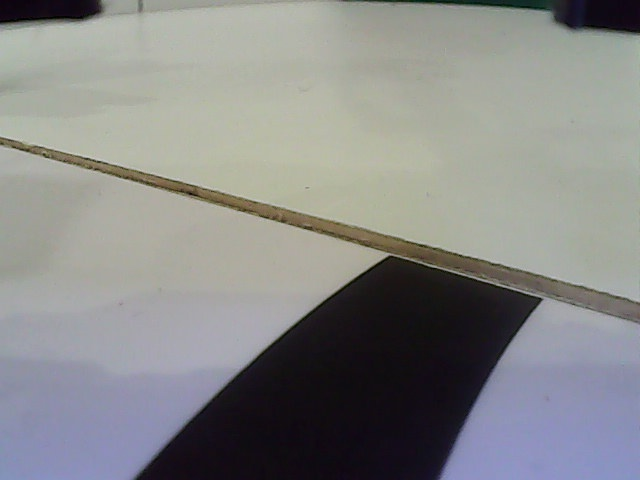
#> input picture old_bawty_sg/hsvcalibimagecurvelinegap.jpg, 640 x 480 px, given in place of the camera
$ python 'main(contours).py'
#> lines starting #> are read from the running program, lines starting #| are printed output that depends on the picture; after the words box and inside, x2 and y2 are one past the last pixel; in counts of white or black regions, pixels touching at a corner belong together
### old_bawty_sg/MultiThread.py
import cv2
from threading import Thread

class WebcamStream:

    def __init__(self, stream_id = 0):
#> called with stream_id = 0
        self.stream_id = stream_id
        print(self.stream_id)
        self.vcap = cv2.VideoCapture(self.stream_id)
        self.vcap.set(cv2.CAP_PROP_FOURCC, cv2.VideoWriter_fourcc('M', 'J', 'P', 'G'))
        # assert self.vcap.isOpened()

        if self.vcap.isOpened() is False:
            print('[Exiting]: Error accessing webcam stream. (MultiThread)')
            exit(0)

        #print fps
        # fps_input_stream = int(self.vcap.get(5))
        # print('FPS of input stream:', fps_input_stream)

        #reading a single frame from vcap stream for initialisation
        self.grabbed, self.frame = self.vcap.read()
#> self.frame is the input picture: shape (480, 640, 3); mean B, G, R 135.4, 136.4, 135.6
        if self.grabbed is False:
            print('[Exiting]: No more frames to read. (MultiThread)')
            exit(0)
        #self.stopped is initialised to False
        self.stopped = True
        #thread instantiation
        self.t = Thread(target=self.update, args=())
        self.t.daemon = True #daemon threads run in the background

    def start(self):
        self.stopped = False
        self.t.start()

    def update(self):
        while True:
            if self.stopped is True:
                break
            self.grabbed, self.frame = self.vcap.read()
            if self.grabbed is False:
                print('[Exiting]: No more frames to read. (MultiThread)')
                self.stopped = True
                break
        self.vcap.release()

    def read(self):
        return self.frame

    def stop(self):
        self.stopped = True

### old_bawty_sg/main(contours).py
import cv2
from MultiThread import WebcamStream
import numpy as np
import serial
import enum
import math

#* SERIAL
ser = serial.Serial("/dev/serial0", 9600)

#* CAMERAS START
bot_stream = WebcamStream(stream_id=0)
bot_stream.start()
bot_stream_frame = bot_stream.read()
bot_stream_width, bot_stream_height_org = bot_stream_frame.shape[1], bot_stream_frame.shape[0]
#> bot_stream_width = 640; bot_stream_height_org = 480
print("Bottom camera width:", bot_stream_width, "Camera height:", bot_stream_height_org)
#| Bottom camera width: 640 Camera height: 480

top_stream = WebcamStream(stream_id=2)
top_stream.start()
top_stream_frame = top_stream.read()
top_stream_width, top_stream_height_org = top_stream_frame.shape[1], top_stream_frame.shape[0]
#> top_stream_width = 640; top_stream_height_org = 480
print("Top camera width:", top_stream_width, "Camera height:", top_stream_height_org)
#| Top camera width: 640 Camera height: 480

#* LINE TRACK CONSTANTS
kp_lt = 1
height_lt = bot_stream_height_org
#> height_lt = 480
centre_x_lt = bot_stream_width/2
#> centre_x_lt = 320

black_kernel = np.ones((7, 7), np.uint8)

#~ Vectors
x_com = np.tile(np.linspace(-1., 1., bot_stream_width), (height_lt, 1)) #reps is (outside, inside)
y_com = np.array([[i] * bot_stream_width for i in np.linspace(1., 0, height_lt)])
x_linegap_com = x_com.copy()
#^ Glenda's method:
#~ Powering x component with respect to y
# x_com_scale = ((1-y_com) ** 0.3)
# x_com *= x_com_scale
#^ Kenneth's method:
#~ Powering x component
x_com[:, :int(bot_stream_width/2)] *= -1
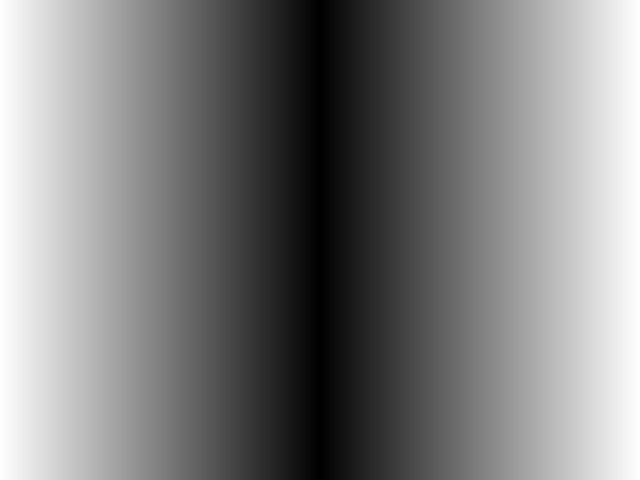
#> x_com: shape (480, 640) float64; min 0.00156, max 1, mean 0.501
x_com = x_com ** 1
x_com[:, :int(bot_stream_width/2)] *= -1
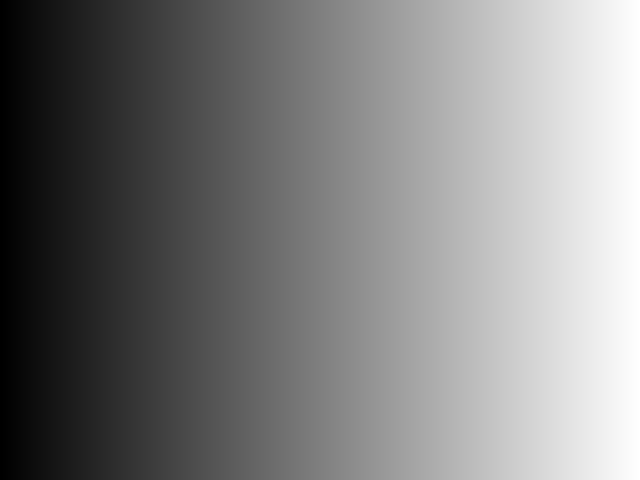
#> x_com: shape (480, 640) float64; min -1, max 1, mean 0; drawn with min black and max white
#~ Powering y component
# y_com = y_com ** 2

#~ Linegap Com
x_linegap_com[:, :int(bot_stream_width/2)] *= -1
x_linegap_com = x_linegap_com ** 0.1
x_linegap_com[:, :int(bot_stream_width/2)] *= -1
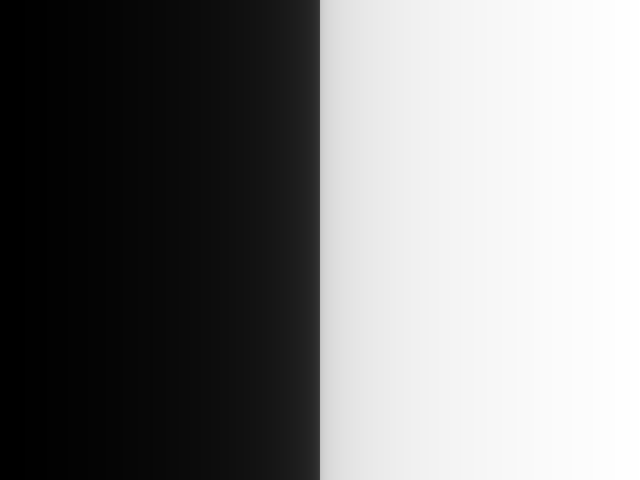
#> x_linegap_com: shape (480, 640) float64; min -1, max 1, mean 0; drawn with min black and max white

#~ Triangle mask
peak_triangle_gap = 0
peak_triangle_width = 60
triangle_margin = 20
mask_gap = np.zeros([height_lt, bot_stream_width], dtype="uint8")
points = np.array([[triangle_margin, 0], [bot_stream_width-triangle_margin, 0], [int(bot_stream_width/2+peak_triangle_width), int(height_lt-peak_triangle_gap)], [int(bot_stream_width/2-peak_triangle_width), int(height_lt-peak_triangle_gap)]])
cv2.fillConvexPoly(mask_gap, points, 255)
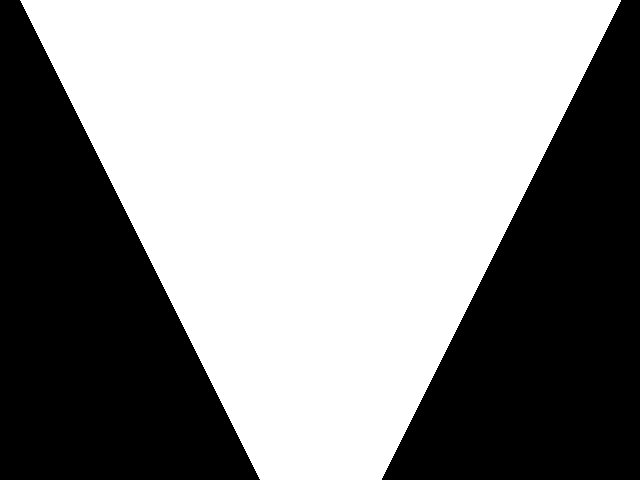
#> mask_gap: shape (480, 640); 56.5% white; 2 black regions, box (x1, y1, x2, y2) and area: (0, 0, 260, 480) 67200, (382, 0, 640, 480) 66480

#~ GS
gs_roi_h = 310 #the crop height for gs
gs_bksampleoffset = 10 #offset sample above green squares
gs_bksampleh = 40
gs_minbkpct = 0.35 #! to be tuned
gs_minarea = 4000 #min pixels
gs_erode_kernel = np.ones((3, 3), np.uint8)
redsilver_kernel = np.ones((7,7), np.uint8)

#~ Linegap
crop_h_bw = 93
crop_h_bw_gap = 110
gap_check_h = 170
horizon_crop_h = 40
crop_bh_silver = 100 #top camera
crop_th_silver = 180

#~ RK
b_minarea = 6000

#~ PID
rpm_setptlt = 40

#* EVAC CONSTANTS
crop_h_evac = 100
evac_height = top_stream_height_org-crop_h_evac
#> evac_height = 380
height_evac_t = top_stream_height_org - crop_h_evac
#> height_evac_t = 380

centre_x_botcam = bot_stream_width/2
#> centre_x_botcam = 320
centre_x_topcam = top_stream_width/2
#> centre_x_topcam = 320

kp_ball = 1
rpm_evac = 30 #not actually used

#* HOUGH CIRCLE PARAMETERS
dp = 3
min_dist = 77 #67
param1 = 198 #128
param2 = 73 #62
min_radius = 65
max_radius = 88

#* IMAGE PROCESSING THRESHOLDS FOR EVAC
u_sat_thresh = np.array([0, 0, 0], np.uint8)
l_sat_thresh = np.array([180, 255, 255], np.uint8)

# [22 lines of commented-out code are left out]
l_red1evac = np.array([0, 150, 100], np.uint8)
u_red1evac = np.array([10, 255, 255], np.uint8)
l_red2evac = np.array([175, 150, 100], np.uint8)
u_red2evac = np.array([180, 255, 255], np.uint8)

l_greenevac = np.array([80, 100, 10], np.uint8)
u_greenevac = np.array([100, 255, 255], np.uint8)

#~top camera (club)
l_red1evac_top = np.array([0, 110, 110], np.uint8)
u_red1evac_top = np.array([10, 255, 255], np.uint8)
l_red2evac_top = np.array([175, 110, 110], np.uint8)
u_red2evac_top = np.array([180, 255, 255], np.uint8)

l_greenevac_top = np.array([75, 80, 95], np.uint8)
u_greenevac_top = np.array([91, 255, 255], np.uint8)

u_blackforball = 40
u_black_lineforltfromevac = 70
# crop_h_evactolt = 180
crop_bh_evactolt = 120 #with top cam
crop_th_evactolt = 100 #with top cam

#* IMAGE PROCESSING THRESHOLDS FOR LINETRACK
u_black = 110 #^ DOM: prev value: 102 and 80

# ~ Real values
l_greenlt = np.array([60, 115, 100], np.uint8) #alternate values: 50,50,90
u_greenlt = np.array([80, 255, 255], np.uint8)

l_greenlt_alt = np.array([65, 55, 65], np.uint8)
u_greenlt_alt = np.array([80, 220, 255], np.uint8)
#~ My house's values
# l_green = np.array([70, 90, 80], np.uint8)
# u_green = np.array([96, 255, 255], np.uint8)

#~ Real values
l_blue = np.array([96, 170, 80], np.uint8)
u_blue = np.array([106, 245, 191], np.uint8)
#~ My house's values
# l_blue = np.array([96, 170, 80], np.uint8)
# u_blue = np.array([109, 245, 191], np.uint8)

#~ Red line
l_red1lt = np.array([0, 100, 80], np.uint8)
u_red1lt = np.array([20, 255, 255], np.uint8)
l_red2lt = np.array([170, 100, 80], np.uint8)
u_red2lt = np.array([180, 255, 255], np.uint8)

#~ Silver using red led
l_red1silver = np.array([0, 20, 165], np.uint8)
u_red1silver = np.array([15, 255, 255], np.uint8)
l_red2silver = np.array([170, 20, 165], np.uint8)
u_red2silver = np.array([180, 255, 255], np.uint8)

#* VARIABLE INITIALISATIONS
class Task(enum.Enum):
    #~ Linetrack
    EMPTY = 0
    LEFT_GREEN = 1
    RIGHT_GREEN = 2
    DOUBLE_GREEN = 3
    RED = 4
    TURN_LEFT = 5
    TURN_RIGHT = 6
    TURN_BLUE = 7
    BLUE = 8
    LINEGAP = 11
    # SILVER = 12
    #~ Evac
    NOBALL = 20
    BALL = 21
    DEPOSITALIVE = 22
    DEPOSITDEAD = 23
    EMPTYEVAC = 24
    FINDINGLINE = 25


rotation = 0
curr = Task.EMPTY
rpm_lt = rpm_setptlt
see_line = 0
ball_type = 1
silver_line = 0
end_line_gap = 0

red_now = False
gs_now = False
blue_now = False

pico_task = 0

#* FUNCTIONS

def receive_pico() -> str:
#> (the run stopped early here; a loop or call above may not have finished)
